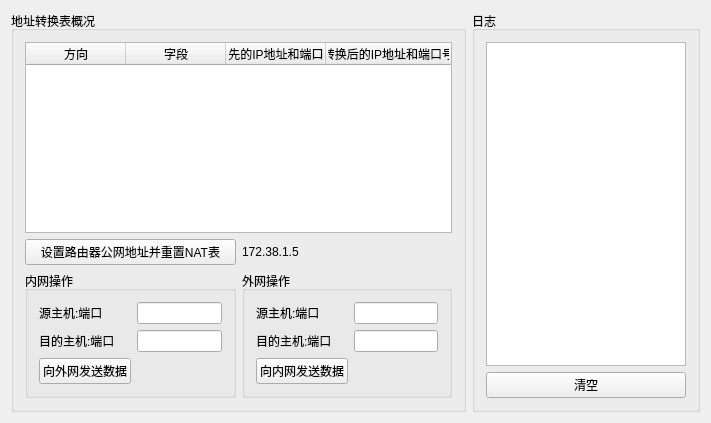
<?xml version="1.0" encoding="UTF-8"?>
<ui version="4.0">
 <class>MainWindow</class>
 <widget class="QMainWindow" name="MainWindow">
  <property name="geometry">
   <rect>
    <x>0</x>
    <y>0</y>
    <width>711</width>
    <height>423</height>
   </rect>
  </property>
  <property name="windowTitle">
   <string>NAT模拟器</string>
  </property>
  <widget class="QWidget" name="centralWidget">
   <layout class="QHBoxLayout" name="horizontalLayout_5" stretch="2,1">
    <item>
     <layout class="QVBoxLayout" name="verticalLayout">
      <item>
       <widget class="QGroupBox" name="groupBox_3">
        <property name="title">
         <string>地址转换表概况</string>
        </property>
        <layout class="QVBoxLayout" name="verticalLayout_2">
         <item>
          <widget class="QTableWidget" name="natTableWidget">
           <attribute name="horizontalHeaderStretchLastSection">
            <bool>true</bool>
           </attribute>
           <attribute name="verticalHeaderVisible">
            <bool>false</bool>
           </attribute>
           <column>
            <property name="text">
             <string>方向</string>
            </property>
           </column>
           <column>
            <property name="text">
             <string>字段</string>
            </property>
           </column>
           <column>
            <property name="text">
             <string>原先的IP地址和端口号</string>
            </property>
           </column>
           <column>
            <property name="text">
             <string>转换后的IP地址和端口号</string>
            </property>
           </column>
          </widget>
         </item>
         <item>
          <layout class="QHBoxLayout" name="horizontalLayout">
           <item>
            <widget class="QPushButton" name="setNatWanAddrBtn">
             <property name="text">
              <string>设置路由器公网地址并重置NAT表</string>
             </property>
            </widget>
           </item>
           <item>
            <widget class="QLabel" name="natWanAddrLabel">
             <property name="text">
              <string>172.38.1.5</string>
             </property>
            </widget>
           </item>
          </layout>
         </item>
         <item>
          <layout class="QHBoxLayout" name="horizontalLayout_2" stretch="1,1">
           <item>
            <widget class="QGroupBox" name="groupBox">
             <property name="title">
              <string>内网操作</string>
             </property>
             <layout class="QHBoxLayout" name="horizontalLayout_3">
              <item>
               <layout class="QFormLayout" name="formLayout">
                <item row="0" column="0">
                 <widget class="QLabel" name="label">
                  <property name="text">
                   <string>源主机:端口</string>
                  </property>
                 </widget>
                </item>
                <item row="1" column="0">
                 <widget class="QLabel" name="label_2">
                  <property name="text">
                   <string>目的主机:端口</string>
                  </property>
                 </widget>
                </item>
                <item row="0" column="1">
                 <widget class="QLineEdit" name="lanSrcLineEdit"/>
                </item>
                <item row="1" column="1">
                 <widget class="QLineEdit" name="lanDestLineEdit"/>
                </item>
                <item row="2" column="0">
                 <widget class="QPushButton" name="lanSendBtn">
                  <property name="text">
                   <string>向外网发送数据</string>
                  </property>
                 </widget>
                </item>
               </layout>
              </item>
             </layout>
            </widget>
           </item>
           <item>
            <widget class="QGroupBox" name="groupBox_2">
             <property name="title">
              <string>外网操作</string>
             </property>
             <layout class="QHBoxLayout" name="horizontalLayout_4">
              <item>
               <layout class="QFormLayout" name="formLayout_2">
                <item row="0" column="0">
                 <widget class="QLabel" name="label_3">
                  <property name="text">
                   <string>源主机:端口</string>
                  </property>
                 </widget>
                </item>
                <item row="1" column="0">
                 <widget class="QLabel" name="label_4">
                  <property name="text">
                   <string>目的主机:端口</string>
                  </property>
                 </widget>
                </item>
                <item row="2" column="0">
                 <widget class="QPushButton" name="wanSendBtn">
                  <property name="text">
                   <string>向内网发送数据</string>
                  </property>
                 </widget>
                </item>
                <item row="0" column="1">
                 <widget class="QLineEdit" name="wanSrcLineEdit"/>
                </item>
                <item row="1" column="1">
                 <widget class="QLineEdit" name="wanDestLineEdit"/>
                </item>
               </layout>
              </item>
             </layout>
            </widget>
           </item>
          </layout>
         </item>
        </layout>
       </widget>
      </item>
     </layout>
    </item>
    <item>
     <widget class="QGroupBox" name="groupBox_4">
      <property name="title">
       <string>日志</string>
      </property>
      <layout class="QVBoxLayout" name="verticalLayout_3">
       <item>
        <widget class="QPlainTextEdit" name="logsArea">
         <property name="readOnly">
          <bool>true</bool>
         </property>
        </widget>
       </item>
       <item>
        <widget class="QPushButton" name="clearLogsBtn">
         <property name="text">
          <string>清空</string>
         </property>
        </widget>
       </item>
      </layout>
     </widget>
    </item>
   </layout>
  </widget>
 </widget>
 <layoutdefault spacing="6" margin="11"/>
 <resources/>
 <connections/>
</ui>
